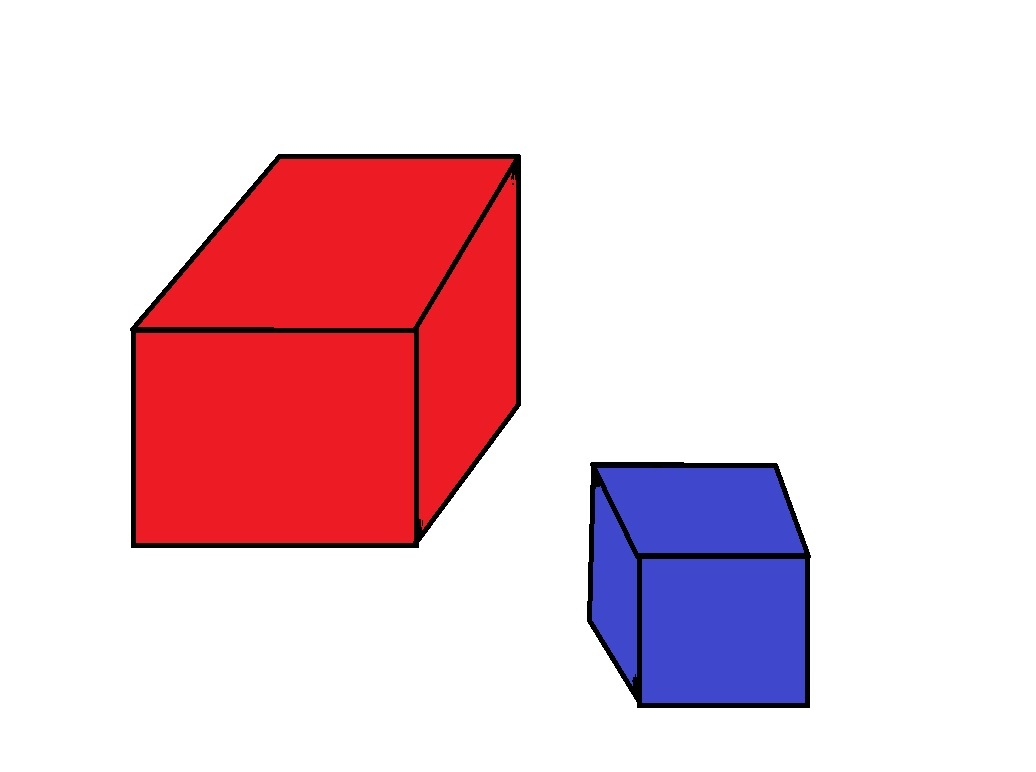
#> input picture visualization_tests/3d_shapes.jpg, 1036 x 772 px, given in place of the camera
$ python test_3d_shapes_detection.py   (Python 2 division)   (older library calls are emulated)
#> lines starting #> are read from the running program, lines starting #| are printed output that depends on the picture; after the words box and inside, x2 and y2 are one past the last pixel; in counts of white or black regions, pixels touching at a corner belong together
#> the loop `for _ in range(1, 25):` made 24 passes
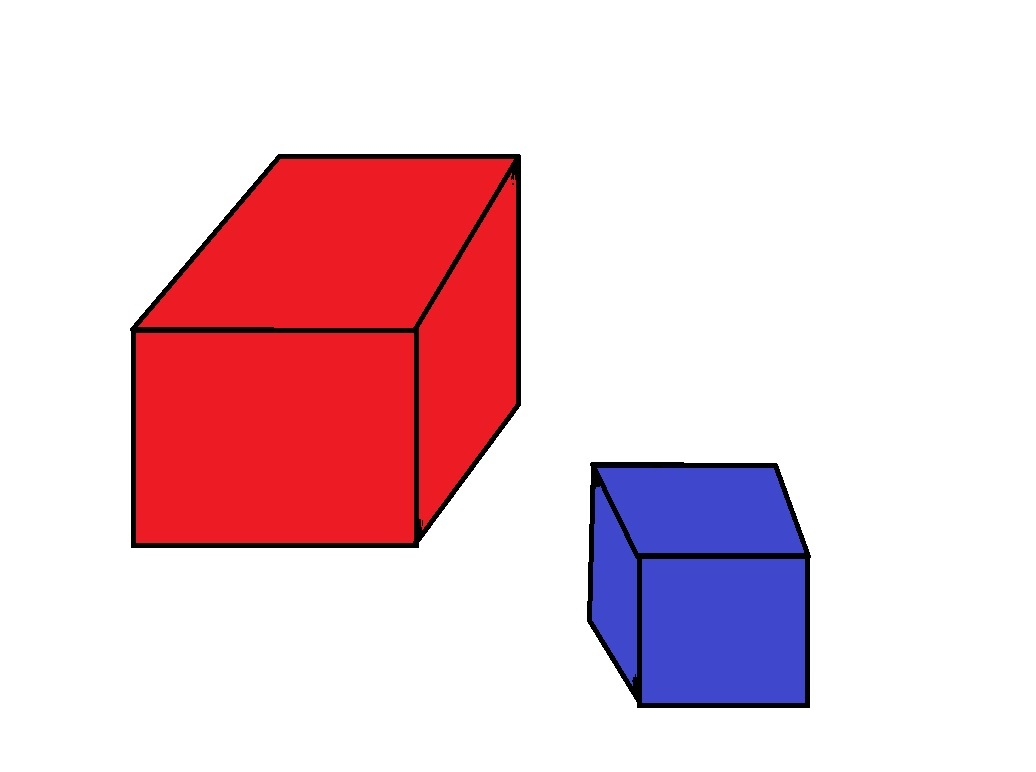
#> input picture visualization_tests/3d_shapes.jpg, 1036 x 772 px, given in place of the camera
#> further down, img is the input picture: shape (772, 1036, 3); mean B, G, R 213.2, 204.5, 236.2
### Agent/ImageProcessing/block_detection.py
import cv2
import numpy as np
import common_operations as common
import shape_detection as sd


class BlockDetector:

    def __init__(self):
        self.external_contours = []
        self.internal_contours = []
        self.masked_images = []

    def _find_external_contours(self, image):
        res = cv2.cvtColor(image, cv2.COLOR_BGR2HLS)
#> res: shape (772, 1036, 3); mean of channels 0, 1, 2 36.4, 224.1, 48.9
        mask = cv2.inRange(res, (0, 0, 0), (180, 40, 255))
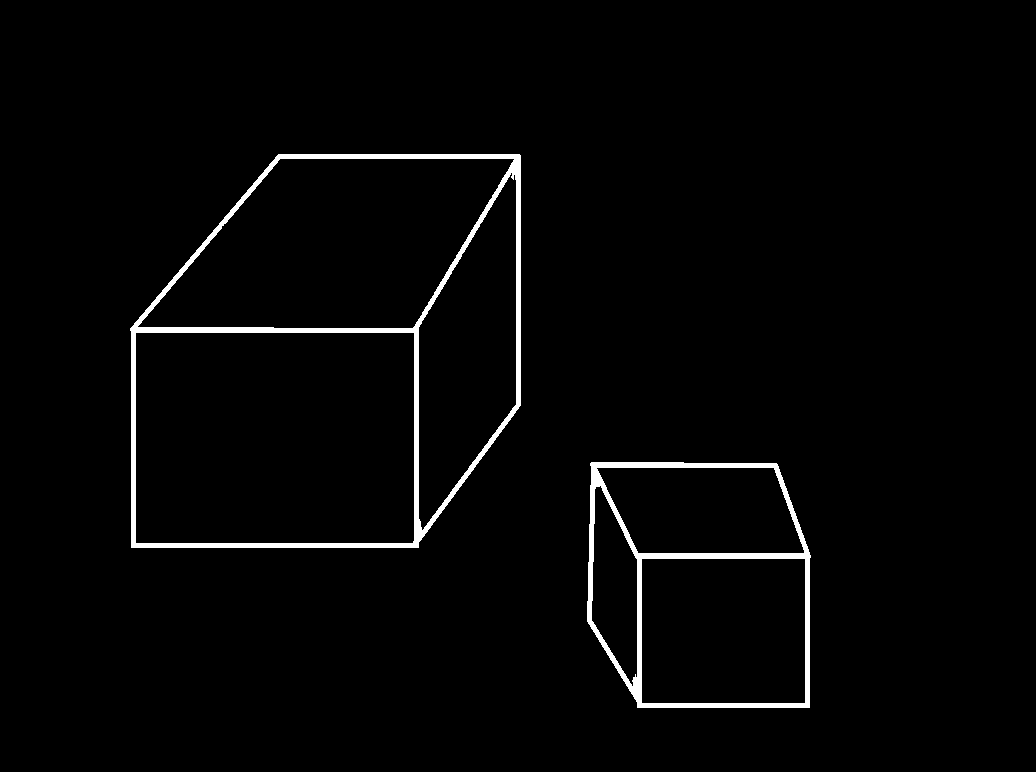
#> mask: shape (772, 1036); 2.1% white; 2 white regions
        contours, _ = cv2.findContours(mask, cv2.RETR_EXTERNAL, cv2.CHAIN_APPROX_SIMPLE)
#> contours = 2 contours; box (x1, y1, x2, y2) and area: (130, 154, 521, 548) 132692, (587, 462, 811, 708) 50213
        result = []
        for single_contour in contours:
            e = cv2.arcLength(single_contour, True)
            contour_area = cv2.contourArea(single_contour)
            if contour_area > 1500:
                result_contour = cv2.approxPolyDP(single_contour, e * 0.02, closed=True)
                result.append(result_contour)
#> this loop made 2 passes
#> (e, contour_area) on passes 1 to 2: (884.1, 50213), (1418.4, 132692)
#> after the loop, result = 2 contours; box (x1, y1, x2, y2) and area: (130, 154, 521, 548) 132594, (587, 462, 811, 708) 50338
        self.external_contours = result
#> self.external_contours has the same summary as result
        return result

    def _assume_walls_shapes(self, image, contour):
        image = self._mask_for_single_block(image, contour)

        wall_contours, _ = cv2.findContours(image.copy(), cv2.RETR_CCOMP, cv2.CHAIN_APPROX_SIMPLE)

        filtered_contours = []
        for single_contour in wall_contours:
            e = cv2.arcLength(single_contour, True)
            contour_area = cv2.contourArea(single_contour)
            if contour_area > 500:
                result_contour = cv2.approxPolyDP(single_contour, e * 0.02, closed=True)
                filtered_contours.append(result_contour)
        self.internal_contours.extend(filtered_contours)

        wall_shapes = []
        for single_contour in filtered_contours:
            converted = common.convert_numpy_array_for_shape_detection(single_contour)
            wall_shapes.append(sd.detect_shape(converted))
        return wall_shapes

    def _assume_block_shape(self, wall_shapes):
        return 0

    def _mask_for_single_block(self, image, contour):
        mask = np.zeros(image.shape, np.uint8)
        cv2.fillPoly(mask, [contour], (255, 255, 255))
        mask = cv2.bitwise_and(image, mask)
        mask = cv2.cvtColor(mask, cv2.COLOR_BGR2HLS)
        mask = cv2.inRange(mask, (0, 30, 0), (180, 255, 255))
        self.masked_images.append(mask)
        return mask

    def detect_blocks(self, image, external_contour_auto_clear=True, internal_contour_auto_clear=True,
                      masked_images_auto_clear=True):
        external_contours = self._find_external_contours(image.copy())
#> external_contours has the same summary as result in _find_external_contours
        blocks = []
        for single_contour in external_contours:
            wall_shapes = self._assume_walls_shapes(image.copy(), single_contour)
            blocks.append(self._assume_block_shape(wall_shapes))
#> this loop made 1 pass
#> pass 1, in _mask_for_single_block, `mask = cv2.bitwise_and(image, mask)`:
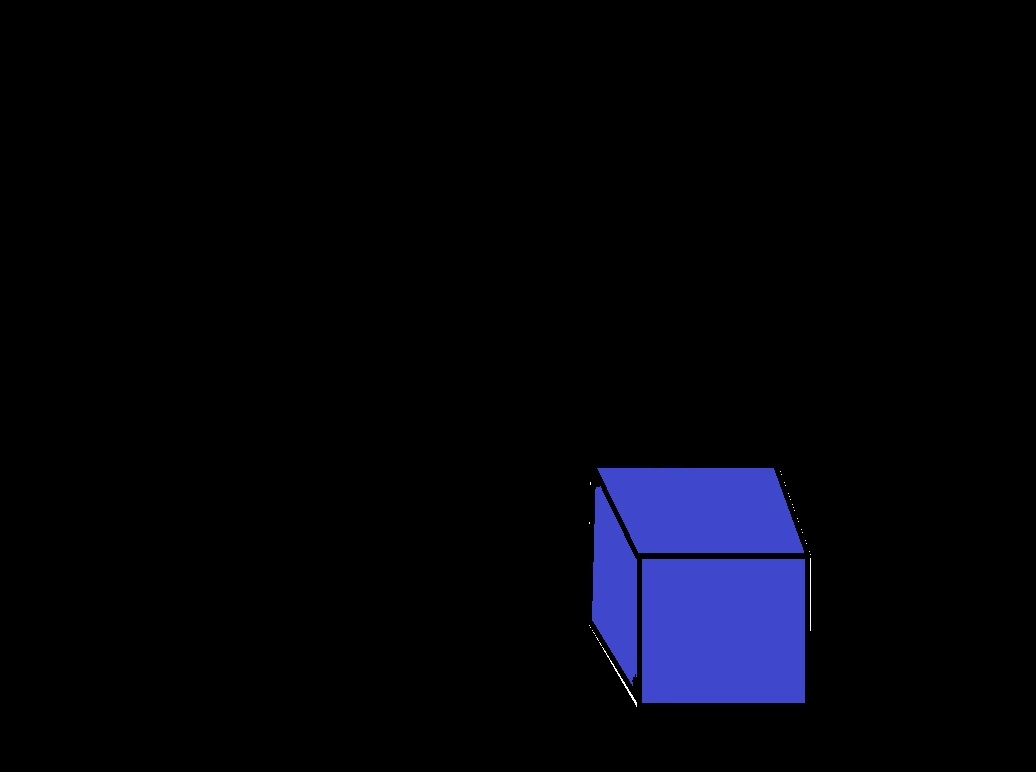
#> mask: shape (772, 1036, 3); mean of channels 0, 1, 2 11.3, 4, 3.6; drawn as B, G, R
#> pass 1, in _mask_for_single_block, `mask = cv2.inRange(mask, (0, 30, 0), (180, 255, 255))`:
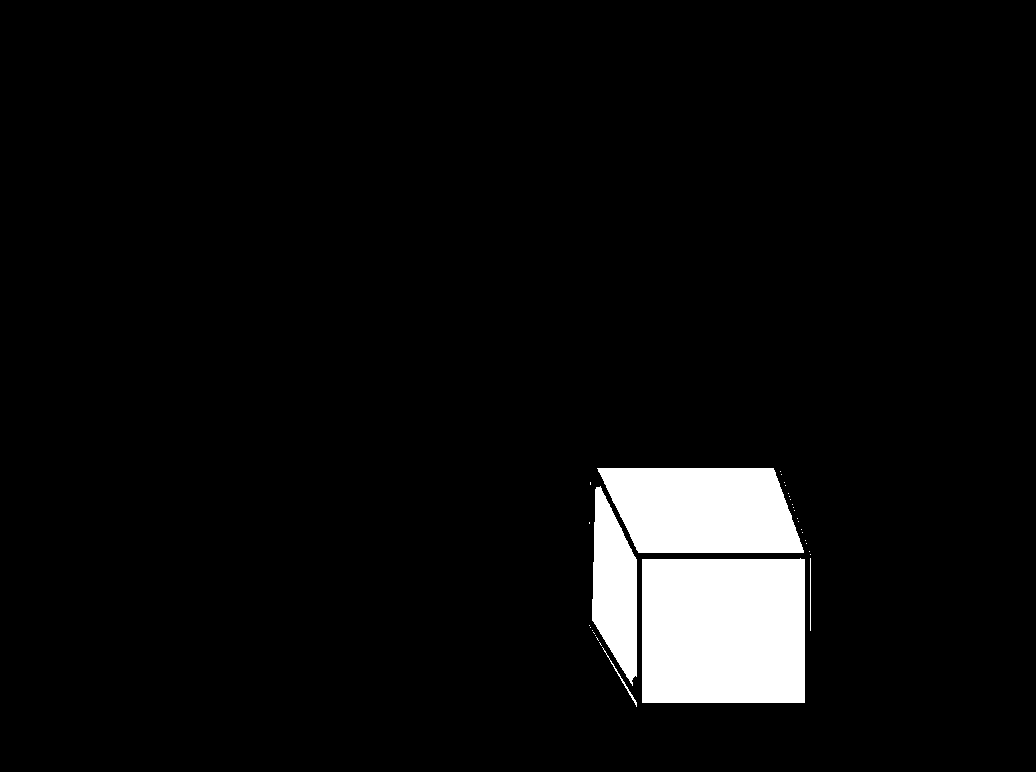
#> mask: shape (772, 1036); 5.5% white; 32 white regions (27 under 20 px), largest, box (x1, y1, x2, y2) and area: (642, 558, 805, 703) 23473, (597, 468, 804, 553) 14587, (592, 486, 637, 686) 6019, (602, 647, 637, 707) 110, (810, 558, 811, 631) 73
#> after the loop, blocks = []

        if external_contour_auto_clear:
            self.external_contours = []
        if internal_contour_auto_clear:
            self.internal_contours = []
        if masked_images_auto_clear:
            self.masked_images = []

        return blocks

    def combine_masked_images(self):
        if len(self.masked_images) is 0:
            return None

        final_image = self.masked_images[0]
        for image in self.masked_images:
            final_image = cv2.bitwise_or(final_image, image)
        return final_image

### Agent/ImageProcessing/common_operations.py
import cv2
import numpy as np
from Agent.enums import Color
from Agent.resources import ares
from ast import literal_eval


# [24 lines left out: function find_contours, not called in this run]


def convert_numpy_array_for_shape_detection(numpy_shape):
    """
    Converts numpy ndarray representing contour to ndarray suitable for shape detection.
    It is used alongside with shape_detection.py.
    :param numpy_shape: contour represents as ndarray
    :return: ndarray suitable for shape detection
    """

    result = []
    if numpy_shape is not None:
        number_of_vertexes = numpy_shape.shape[0]
        for i in range(0, number_of_vertexes):
            x = numpy_shape[i][0][0]
            y = numpy_shape[i][0][1]
            result.append([x, y])
        return np.array(result)


# [81 lines left out: functions minimum_bound, maximum_bound, color_bounds, color_from_bounds, not called in this run]

### Agent/ImageProcessing/shape_detection.py
from rdp import rdp
import numpy as np
import cv2
from Agent.enums import Shape


eps = 20.0


def _align_points(points):
    """
    Translation of shape so the upper left corner be situated in point (0, 0)
    :param points: list of points representing corners of the shape
    :return: translated points
    """
    if points.shape[0] > 0 and points.shape[1] == 2:
        x = points[0][0]
        y = points[0][1]
        for point in points:
            if point[0] < x:
                x = point[0]
            if point[1] < y:
                y = point[1]
        for i in range(len(points)):
            points[i][0] -= x
            points[i][1] -= y
        return points
    else:
        raise ValueError('Array must have [Nx2] shape')


def _rdp_reduction(points):
    """
    Reduce number of points using Ramer-Douglas-Peucker algorithm
    :param points: aligned list of points representing corners of the shape
    :return: list of reduced points
    """
    scale = points[0][0]
    for point in points:
        if point[0] > scale:
            scale = point[0]
        if point[1] > scale:
            scale = point[1]
    reduced = rdp(points, scale / eps)
    if reduced.shape[0] == 2 and np.array_equal(reduced[0], reduced[1]):
        return np.array([reduced[0]])
    else:
        return reduced


# [40 lines left out: functions _angle_between, _angles, _edges, not called in this run]


def detect_shape(points):
    """
    Given list of points representing corners of figure assumes its shape
    :param points: ndarray of points with size [Nx2]
    :return: shape id defined in class Shape from enums.py
    """
    points = _rdp_reduction(_align_points(points))
    epsilon = points[0][0]
    for point in points:
        if point[0] > epsilon:
            epsilon = point[0]
        if point[1] > epsilon:
            epsilon = point[1]
    epsilon = epsilon / eps
    angular_epsilon = np.pi / (eps / 2.0)
    if len(points) == 1:
        return Shape.POINT
    elif len(points) == 2:
        return Shape.LINE
    elif len(points) == 3:
        angles = _angles(points)
        if abs(angles[0] - angles[1]) < angular_epsilon:
            if abs(angles[0] - angles[2]) < angular_epsilon:
                return Shape.EQUILATERAL_TRIANGLE
            else:
                return Shape.ISOSCELES_TRIANGLE
        else:
            return Shape.TRIANGLE
    elif len(points) == 4:
        angles = _angles(points)
        edges = _edges(points)
        if abs(angles[0] - np.deg2rad(90)) < angular_epsilon and abs(
                        angles[1] - np.deg2rad(90)) < angular_epsilon and abs(
                        angles[2] - np.deg2rad(90)) < angular_epsilon and abs(
                        angles[3] - np.deg2rad(90)) < angular_epsilon:
            if abs(edges[0] - edges[1]) < epsilon and abs(edges[0] - edges[2]) < epsilon and abs(
                            edges[0] - edges[3]) < epsilon:
                return Shape.SQUARE
            else:
                return Shape.RECTANGLE
        elif abs(angles[0] - angles[2]) < angular_epsilon and abs(angles[1] - angles[3]) < angular_epsilon:
            if abs(edges[0] - edges[1]) < epsilon and abs(edges[0] - edges[2]) < epsilon and abs(
                            edges[0] - edges[3]) < epsilon:
                return Shape.RHOMBUS
            else:
                return Shape.PARALLELOGRAM
        elif abs(angles[0] + angles[1] - np.pi) < angular_epsilon or abs(
                angles[1] + angles[2] - np.pi) < angular_epsilon or abs(
                angles[2] + angles[3] - np.pi) < angular_epsilon or abs(
                angles[3] + angles[0] - np.pi) < angular_epsilon:
            return Shape.TRAPEZIUM
        elif (abs(edges[0] - edges[1]) < epsilon and abs(edges[2] - edges[3]) < epsilon) or (abs(
                    edges[1] - edges[2]) < epsilon and abs(edges[3] - edges[0]) < epsilon):
            return Shape.KITE
        else:
            return Shape.QUADRILATERAL
    elif len(points) == 5:
        return Shape.PENTAGON
    elif len(points) == 6:
        return Shape.HEXAGON
    elif len(points) == 7:
        return Shape.HEPTAGON
    elif len(points) >= 8:
        int_points = []
        for point in points:
            int_points.append([int(point[0]), int(point[1])])
        ellipse = cv2.fitEllipse(np.array(int_points))
        fit = 0
        for point in points:
            pos_x = (point[0] - ellipse[0][0]) * np.cos(-ellipse[2]) - (point[1] - ellipse[0][1]) * np.sin(-ellipse[2])
            pos_y = (point[0] - ellipse[0][0]) * np.sin(-ellipse[2]) - (point[1] - ellipse[0][1]) * np.cos(-ellipse[2])
            fit += abs((pos_x/ellipse[1][0])*(pos_x/ellipse[1][0]) + (pos_y/ellipse[1][1])*(pos_y/ellipse[1][1]) - 0.25)
        fit /= len(points)
        if float(fit) < epsilon:
            if abs(ellipse[1][0] - ellipse[1][1]) < epsilon * 2:
                return Shape.CIRCLE
            else:
                return Shape.ELLIPSE
        else:
            return Shape.POLYGON
    else:
        return Shape.INVALID

### visualization_tests/test_3d_shapes_detection.py
'''
1. convert to hsl image
2. range - (0,0,0) - (180,50,255)
3. find external contour
4. mask this contour
5. you are left with walls of single block
6. assume shape of every wall
7. assume shape of 3d block
'''

import cv2

import Agent.ImageProcessing.block_detection as bd

capture = cv2.VideoCapture(1)

for _ in range(1, 25):
    capture.read()

detector = bd.BlockDetector()

while True:
    _, img = capture.read()
    detector.detect_blocks(img, external_contour_auto_clear=False, internal_contour_auto_clear=False, masked_images_auto_clear=False)
#> (the call stopped at in _rdp_reduction, `reduced = rdp(points, scale / eps)`: rdp is not available in this run)

    cv2.drawContours(img, detector.external_contours, -1, (0, 255, 0), 2)
    cv2.drawContours(img, detector.internal_contours, -1, (0, 255, 255), 1)
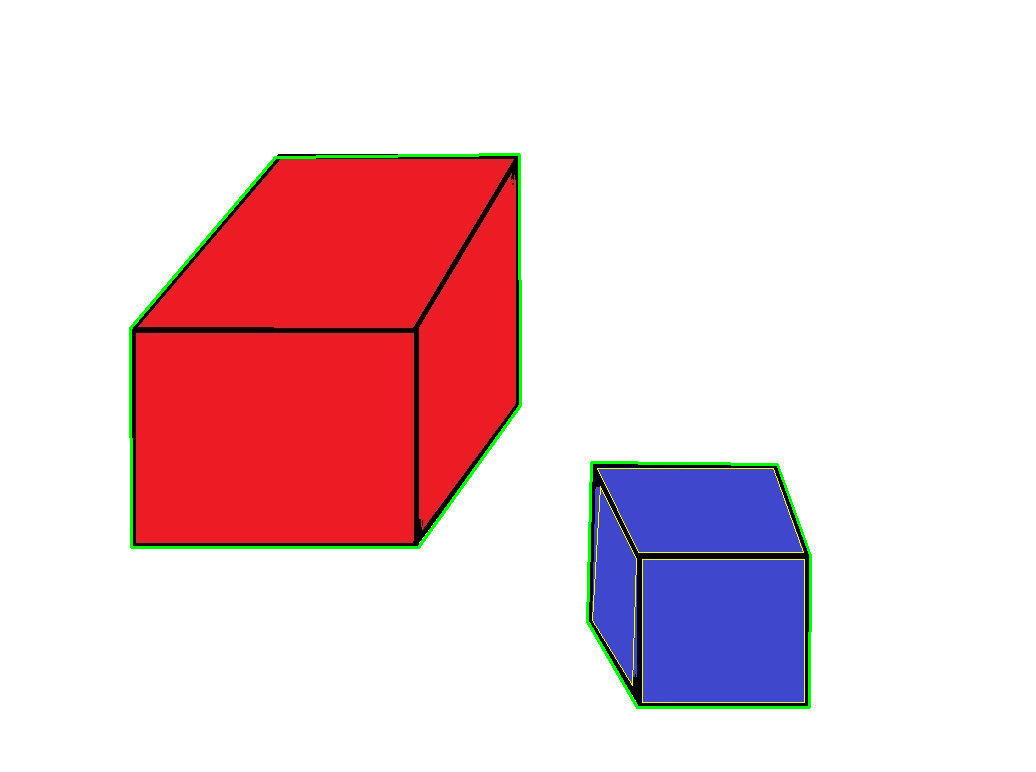
#> img: shape (772, 1036, 3); mean B, G, R 212.1, 206.3, 235.7

    cv2.imshow('original', img)
    cv2.waitKey(1)
    cv2.imshow('masked', detector.combine_masked_images())
#> the loop in combine_masked_images, `for image in self.masked_images:` made 1 pass
    cv2.waitKey(1)

    print len(detector.masked_images)
#| 1

    detector.external_contours = []
    detector.internal_contours = []
    detector.masked_images = []
